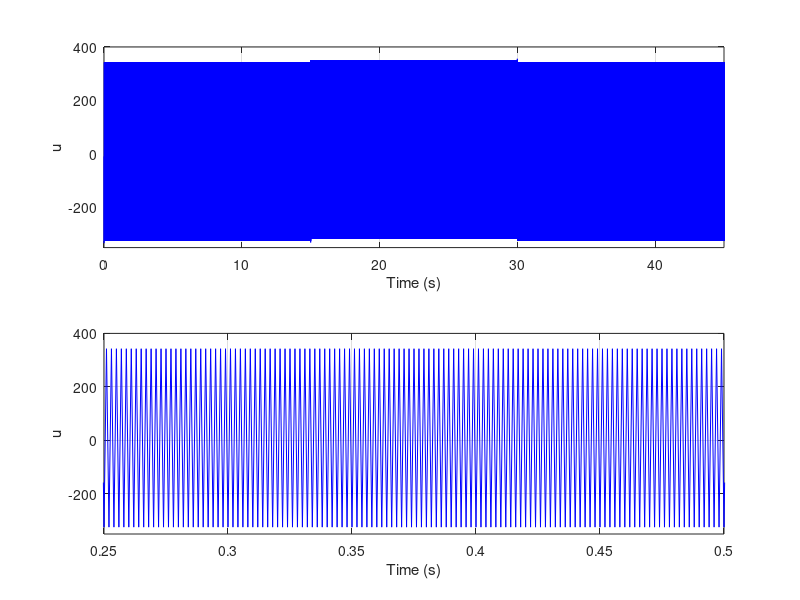

Write the MATLAB code that produced this figure.
x(1)=0.;
t(1)=0;
y(1)=0.;
n=45000;
tmax=45;
dt=tmax/n;
Q=10;
R=0.01;
m(1)=1;
alpha=1;
betta=100;
lambda=0.3;
gamma=20;
B=1;
Da=0.072;
r1(1)=0.;
r2(1)=0.;
e1(1)=x(1)-r1(1);
e2(1)=y(1)-r2(1);
u(1)=0;

for i=1:n-1,   

m(i+1)=m(i)+1;
    
g1(i)=0;
g2(i)=lambda;

f1(i)=x(i)+dt*(-alpha*x(i)+Da*(1-x(i))*exp(y(i)/(1+y(i)/gamma)));    
f2(i)=y(i)+dt*(-alpha*y(i)+B*Da*(1-x(i))*exp(y(i)/(1+y(i)/gamma)));

t(i+1)=t(i)+dt;

   if 0<=t(i+1) & t(i+1)<=15
    r1(i+1)=0.4472;
    elseif 15<t(i+1) & t(i+1)<30
    r1(i+1)=0.7646;
    elseif 30<=t(i+1) & t(i+1)<tmax 
    r1(i+1)=0.4472;
    end

   if 0<=t(i+1) & t(i+1)<=15
    r2(i+1)=2.752;
    elseif 15<t(i+1) & t(i+1)<30
    r2(i+1)=4.7052;
    elseif 30<=t(i+1) & t(i+1)<tmax 
    r2(i+1)=2.752;
   end
    
if (y(i)-r2(i))>0 
S(i)=1;
elseif (y(i)-r2(i))<0
S(i)=-1;
else 
S(i)=0;  
end 

u(i)=-1/g2(i)*(-betta*S(i)+r2(i+1)-r2(i)-f2(i));
   
x(i+1)=f1(i);    
y(i+1)=y(i)+dt*(-betta*S(i)+r2(i+1)-r2(i)); 

e1(i+1)=x(i+1)-r1(i+1);
e2(i+1)=y(i+1)-r2(i+1);
  
end

if (y(n)-r2(n))>0 
S(n)=1;
elseif (y(n)-r2(n))<0
S(n)=-1;
else 
S(n)=0;  
end 

%g2(n)=lambda;
%u(n)=-1/g2(n)*(-betta*S(n)+r2(n+1)-r2(n)-f2(n));

for j=1:n-1,      
    tt(j)=t(j);    
end

%subplot(2,1,1), plot(t,u,'b-')

subplot(2,1,1), plot(tt,u,'b-')
 
ylabel('u')
xlabel('Time (s)')
%axis([0 tmax -55 30])
axis([0 tmax -350 400])
grid 
 
hold on;

%subplot(2,1,2), plot(t,u,'b-')
subplot(2,1,2), plot(tt,u,'b-')
 
ylabel('u')
xlabel('Time (s)')
%axis([0.25 0.5 -55 30])
axis([0.25 0.5 -350 400])
grid 
 
clear all;
